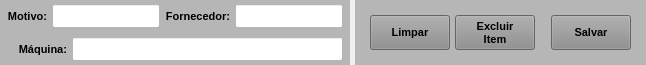
     <widget class="QWidget" name="widget_4" native="true">
      <property name="minimumSize">
       <size>
        <width>0</width>
        <height>0</height>
       </size>
      </property>
      <property name="maximumSize">
       <size>
        <width>16777215</width>
        <height>65</height>
       </size>
      </property>
      <property name="font">
       <font>
        <pointsize>8</pointsize>
       </font>
      </property>
      <property name="styleSheet">
       <string notr="true"/>
      </property>
      <layout class="QHBoxLayout" name="horizontalLayout_3">
       <property name="spacing">
        <number>5</number>
       </property>
       <property name="leftMargin">
        <number>0</number>
       </property>
       <property name="topMargin">
        <number>0</number>
       </property>
       <property name="rightMargin">
        <number>0</number>
       </property>
       <property name="bottomMargin">
        <number>0</number>
       </property>
       <item>
        <widget class="QWidget" name="widget_Cor9" native="true">
         <property name="font">
          <font>
           <pointsize>8</pointsize>
          </font>
         </property>
         <property name="styleSheet">
          <string notr="true">background-color: rgb(182, 182, 182);</string>
         </property>
         <layout class="QVBoxLayout" name="verticalLayout_6">
          <property name="spacing">
           <number>5</number>
          </property>
          <property name="leftMargin">
           <number>2</number>
          </property>
          <property name="topMargin">
           <number>2</number>
          </property>
          <property name="rightMargin">
           <number>2</number>
          </property>
          <property name="bottomMargin">
           <number>2</number>
          </property>
          <item>
           <widget class="QWidget" name="widget_10" native="true">
            <property name="font">
             <font>
              <pointsize>8</pointsize>
             </font>
            </property>
            <layout class="QHBoxLayout" name="horizontalLayout_4">
             <property name="spacing">
              <number>5</number>
             </property>
             <property name="leftMargin">
              <number>5</number>
             </property>
             <property name="topMargin">
              <number>2</number>
             </property>
             <property name="rightMargin">
              <number>5</number>
             </property>
             <property name="bottomMargin">
              <number>2</number>
             </property>
             <item>
              <widget class="QLabel" name="label_6">
               <property name="minimumSize">
                <size>
                 <width>0</width>
                 <height>0</height>
                </size>
               </property>
               <property name="maximumSize">
                <size>
                 <width>60</width>
                 <height>16777215</height>
                </size>
               </property>
               <property name="font">
                <font>
                 <pointsize>8</pointsize>
                 <weight>75</weight>
                 <bold>true</bold>
                </font>
               </property>
               <property name="text">
                <string>Motivo:</string>
               </property>
               <property name="alignment">
                <set>Qt::AlignRight|Qt::AlignTrailing|Qt::AlignVCenter</set>
               </property>
              </widget>
             </item>
             <item>
              <widget class="QLineEdit" name="lineMotivo">
               <property name="sizePolicy">
                <sizepolicy hsizetype="Preferred" vsizetype="Preferred">
                 <horstretch>0</horstretch>
                 <verstretch>0</verstretch>
                </sizepolicy>
               </property>
               <property name="minimumSize">
                <size>
                 <width>0</width>
                 <height>0</height>
                </size>
               </property>
               <property name="maximumSize">
                <size>
                 <width>500</width>
                 <height>25</height>
                </size>
               </property>
               <property name="font">
                <font>
                 <pointsize>8</pointsize>
                </font>
               </property>
               <property name="styleSheet">
                <string notr="true">background-color: rgb(255, 255, 255);</string>
               </property>
               <property name="text">
                <string/>
               </property>
               <property name="alignment">
                <set>Qt::AlignLeading|Qt::AlignLeft|Qt::AlignVCenter</set>
               </property>
              </widget>
             </item>
             <item>
              <widget class="QLabel" name="label_7">
               <property name="maximumSize">
                <size>
                 <width>75</width>
                 <height>16777215</height>
                </size>
               </property>
               <property name="font">
                <font>
                 <pointsize>8</pointsize>
                 <weight>75</weight>
                 <bold>true</bold>
                </font>
               </property>
               <property name="text">
                <string>Fornecedor:</string>
               </property>
               <property name="alignment">
                <set>Qt::AlignRight|Qt::AlignTrailing|Qt::AlignVCenter</set>
               </property>
              </widget>
             </item>
             <item>
              <widget class="QLineEdit" name="line_Forncedor">
               <property name="sizePolicy">
                <sizepolicy hsizetype="Preferred" vsizetype="Preferred">
                 <horstretch>0</horstretch>
                 <verstretch>0</verstretch>
                </sizepolicy>
               </property>
               <property name="minimumSize">
                <size>
                 <width>0</width>
                 <height>0</height>
                </size>
               </property>
               <property name="maximumSize">
                <size>
                 <width>350</width>
                 <height>25</height>
                </size>
               </property>
               <property name="font">
                <font>
                 <pointsize>8</pointsize>
                </font>
               </property>
               <property name="styleSheet">
                <string notr="true">background-color: rgb(255, 255, 255);</string>
               </property>
               <property name="text">
                <string/>
               </property>
               <property name="alignment">
                <set>Qt::AlignLeading|Qt::AlignLeft|Qt::AlignVCenter</set>
               </property>
              </widget>
             </item>
            </layout>
           </widget>
          </item>
          <item>
           <widget class="QWidget" name="widget_11" native="true">
            <property name="font">
             <font>
              <pointsize>8</pointsize>
             </font>
            </property>
            <layout class="QHBoxLayout" name="horizontalLayout_5">
             <property name="spacing">
              <number>5</number>
             </property>
             <property name="leftMargin">
              <number>5</number>
             </property>
             <property name="topMargin">
              <number>2</number>
             </property>
             <property name="rightMargin">
              <number>5</number>
             </property>
             <property name="bottomMargin">
              <number>2</number>
             </property>
             <item>
              <widget class="QLabel" name="label_5">
               <property name="minimumSize">
                <size>
                 <width>0</width>
                 <height>0</height>
                </size>
               </property>
               <property name="maximumSize">
                <size>
                 <width>60</width>
                 <height>16777215</height>
                </size>
               </property>
               <property name="font">
                <font>
                 <pointsize>8</pointsize>
                 <weight>75</weight>
                 <bold>true</bold>
                </font>
               </property>
               <property name="text">
                <string>Máquina:</string>
               </property>
               <property name="alignment">
                <set>Qt::AlignRight|Qt::AlignTrailing|Qt::AlignVCenter</set>
               </property>
              </widget>
             </item>
             <item>
              <widget class="QLineEdit" name="lineMaquina">
               <property name="sizePolicy">
                <sizepolicy hsizetype="Preferred" vsizetype="Preferred">
                 <horstretch>0</horstretch>
                 <verstretch>0</verstretch>
                </sizepolicy>
               </property>
               <property name="minimumSize">
                <size>
                 <width>0</width>
                 <height>0</height>
                </size>
               </property>
               <property name="maximumSize">
                <size>
                 <width>16777215</width>
                 <height>25</height>
                </size>
               </property>
               <property name="font">
                <font>
                 <pointsize>8</pointsize>
                </font>
               </property>
               <property name="styleSheet">
                <string notr="true">background-color: rgb(255, 255, 255);</string>
               </property>
               <property name="text">
                <string/>
               </property>
               <property name="alignment">
                <set>Qt::AlignLeading|Qt::AlignLeft|Qt::AlignVCenter</set>
               </property>
              </widget>
             </item>
            </layout>
           </widget>
          </item>
         </layout>
        </widget>
       </item>
       <item>
        <widget class="QWidget" name="widget_Cor8" native="true">
         <property name="minimumSize">
          <size>
           <width>0</width>
           <height>0</height>
          </size>
         </property>
         <property name="maximumSize">
          <size>
           <width>400</width>
           <height>16777215</height>
          </size>
         </property>
         <property name="font">
          <font>
           <pointsize>8</pointsize>
          </font>
         </property>
         <property name="styleSheet">
          <string notr="true">background-color: rgb(182, 182, 182);</string>
         </property>
         <layout class="QHBoxLayout" name="horizontalLayout_6">
          <property name="spacing">
           <number>5</number>
          </property>
          <property name="leftMargin">
           <number>15</number>
          </property>
          <property name="topMargin">
           <number>5</number>
          </property>
          <property name="rightMargin">
           <number>15</number>
          </property>
          <property name="bottomMargin">
           <number>5</number>
          </property>
          <item>
           <widget class="QPushButton" name="btn_Limpar">
            <property name="sizePolicy">
             <sizepolicy hsizetype="Preferred" vsizetype="Preferred">
              <horstretch>0</horstretch>
              <verstretch>0</verstretch>
             </sizepolicy>
            </property>
            <property name="minimumSize">
             <size>
              <width>0</width>
              <height>0</height>
             </size>
            </property>
            <property name="maximumSize">
             <size>
              <width>80</width>
              <height>35</height>
             </size>
            </property>
            <property name="font">
             <font>
              <pointsize>8</pointsize>
              <weight>75</weight>
              <bold>true</bold>
             </font>
            </property>
            <property name="cursor">
             <cursorShape>PointingHandCursor</cursorShape>
            </property>
            <property name="styleSheet">
             <string notr="true">background-color: rgb(141, 141, 141);</string>
            </property>
            <property name="text">
             <string>Limpar</string>
            </property>
           </widget>
          </item>
          <item>
           <widget class="QPushButton" name="btn_Excluir_Item">
            <property name="sizePolicy">
             <sizepolicy hsizetype="Preferred" vsizetype="Preferred">
              <horstretch>0</horstretch>
              <verstretch>0</verstretch>
             </sizepolicy>
            </property>
            <property name="minimumSize">
             <size>
              <width>0</width>
              <height>0</height>
             </size>
            </property>
            <property name="maximumSize">
             <size>
              <width>80</width>
              <height>35</height>
             </size>
            </property>
            <property name="font">
             <font>
              <pointsize>8</pointsize>
              <weight>75</weight>
              <bold>true</bold>
             </font>
            </property>
            <property name="cursor">
             <cursorShape>PointingHandCursor</cursorShape>
            </property>
            <property name="layoutDirection">
             <enum>Qt::LeftToRight</enum>
            </property>
            <property name="autoFillBackground">
             <bool>false</bool>
            </property>
            <property name="styleSheet">
             <string notr="true">background-color: rgb(141, 141, 141);</string>
            </property>
            <property name="text">
             <string>Excluir
Item</string>
            </property>
            <property name="checkable">
             <bool>false</bool>
            </property>
            <property name="autoDefault">
             <bool>false</bool>
            </property>
            <property name="default">
             <bool>false</bool>
            </property>
            <property name="flat">
             <bool>false</bool>
            </property>
           </widget>
          </item>
          <item>
           <widget class="QLabel" name="label_4">
            <property name="font">
             <font>
              <pointsize>8</pointsize>
             </font>
            </property>
            <property name="text">
             <string/>
            </property>
           </widget>
          </item>
          <item>
           <widget class="QPushButton" name="btn_Salvar">
            <property name="sizePolicy">
             <sizepolicy hsizetype="Preferred" vsizetype="Preferred">
              <horstretch>0</horstretch>
              <verstretch>0</verstretch>
             </sizepolicy>
            </property>
            <property name="minimumSize">
             <size>
              <width>0</width>
              <height>0</height>
             </size>
            </property>
            <property name="maximumSize">
             <size>
              <width>80</width>
              <height>35</height>
             </size>
            </property>
            <property name="font">
             <font>
              <pointsize>8</pointsize>
              <weight>75</weight>
              <bold>true</bold>
             </font>
            </property>
            <property name="cursor">
             <cursorShape>PointingHandCursor</cursorShape>
            </property>
            <property name="styleSheet">
             <string notr="true">background-color: rgb(141, 141, 141);</string>
            </property>
            <property name="text">
             <string>Salvar</string>
            </property>
           </widget>
          </item>
         </layout>
        </widget>
       </item>
      </layout>
     </widget>
